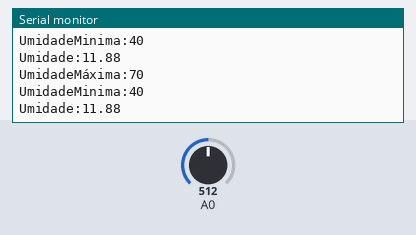
This sketch was run on a simulated Arduino Uno, built with avr-gcc and run on an emulated ATmega328P. On the bench: the last lines printed to the serial monitor. The test bench sets the inputs (shaded band); at power-on: A0 = 512.

Above: at 1.8 s.
1.9 s: A0 set to 716
At 2.8 s:
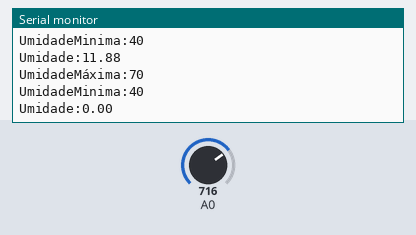
3.4 s: A0 set to 511
At 4.7 s:
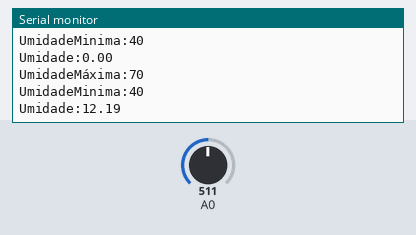
Timing chart, 0 to 6.4 s (numbered marks = the images above; inputs shaded):
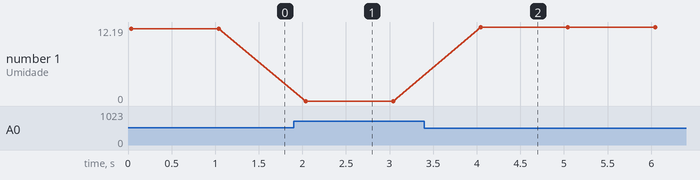

Measured:
- after the input at 1.9 s, the serial monitor: prints a new line after 0.14 s (image 1)
- after the input at 3.4 s, the serial monitor: prints a new line after 0.64 s (image 2)
- plotted number 1: 11.88 → 0 after the input at 1.9 s, 0 → 12.19 after the input at 3.4 s

The sketch:

arduino-pi.ino
```cpp
const int ValorAr = 550;
const int ValorAgua = 230;

int valorUmidadeSolo = 0;
float porcentagemUmidade = 0;

void setup() {
  Serial.begin(9600);
}

void loop() {
  valorUmidadeSolo = analogRead(A0);

  int faixa = ValorAr - ValorAgua;

  int distancia = ValorAr - valorUmidadeSolo;

  porcentagemUmidade = (float)distancia / faixa * 100.0;

  if (porcentagemUmidade < 0) porcentagemUmidade = 0;
  if (porcentagemUmidade > 100) porcentagemUmidade = 100;

  Serial.print("UmidadeMáxima:");
  Serial.println(70);
  Serial.print("UmidadeMinima:");
  Serial.println(40);
  Serial.print("Umidade:");
  Serial.println(porcentagemUmidade);

  delay(1000);
}
```
